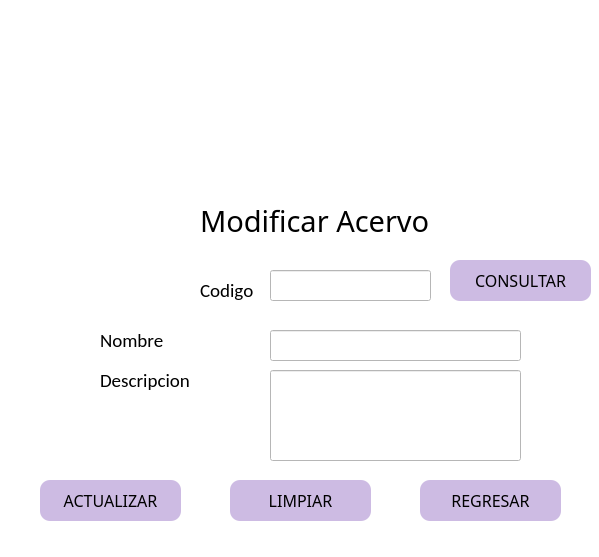
<?xml version="1.0" encoding="UTF-8"?>
<ui version="4.0">
 <class>MainWindow</class>
 <widget class="QMainWindow" name="MainWindow">
  <property name="geometry">
   <rect>
    <x>0</x>
    <y>0</y>
    <width>599</width>
    <height>557</height>
   </rect>
  </property>
  <property name="windowTitle">
   <string>MainWindow</string>
  </property>
  <property name="styleSheet">
   <string notr="true">background-color: rgb(255, 255, 255);</string>
  </property>
  <widget class="QWidget" name="centralwidget">
   <widget class="QPushButton" name="pbConsultar_Acervo">
    <property name="geometry">
     <rect>
      <x>450</x>
      <y>260</y>
      <width>141</width>
      <height>41</height>
     </rect>
    </property>
    <property name="font">
     <font>
      <family>Dubai Medium</family>
      <pointsize>12</pointsize>
     </font>
    </property>
    <property name="styleSheet">
     <string notr="true">QPushButton{

	background-color:rgb(205, 187, 227);
	border-radius:10px;
	border:10px;
}


QPushButton:hover{
background-color: rgb(170, 255, 127);
	border-radius:10px;
	border: 10px;
}</string>
    </property>
    <property name="text">
     <string>CONSULTAR</string>
    </property>
   </widget>
   <widget class="QPushButton" name="pbLimpiar_Acervo">
    <property name="geometry">
     <rect>
      <x>230</x>
      <y>480</y>
      <width>141</width>
      <height>41</height>
     </rect>
    </property>
    <property name="font">
     <font>
      <family>Dubai Medium</family>
      <pointsize>12</pointsize>
     </font>
    </property>
    <property name="styleSheet">
     <string notr="true">QPushButton{

	background-color:rgb(205, 187, 227);
	border-radius:10px;
	border:10px;
}


QPushButton:hover{
background-color: rgb(170, 255, 127);
	border-radius:10px;
	border: 10px;
}</string>
    </property>
    <property name="text">
     <string>LIMPIAR</string>
    </property>
   </widget>
   <widget class="QLabel" name="label">
    <property name="geometry">
     <rect>
      <x>200</x>
      <y>200</y>
      <width>231</width>
      <height>41</height>
     </rect>
    </property>
    <property name="font">
     <font>
      <family>Segoe MDL2 Assets</family>
      <pointsize>22</pointsize>
     </font>
    </property>
    <property name="text">
     <string>Modificar Acervo</string>
    </property>
   </widget>
   <widget class="QPushButton" name="pbRegresar_Acervo">
    <property name="geometry">
     <rect>
      <x>420</x>
      <y>480</y>
      <width>141</width>
      <height>41</height>
     </rect>
    </property>
    <property name="font">
     <font>
      <family>Dubai Medium</family>
      <pointsize>12</pointsize>
     </font>
    </property>
    <property name="styleSheet">
     <string notr="true">QPushButton{

	background-color:rgb(205, 187, 227);
	border-radius:10px;
	border:10px;
}


QPushButton:hover{
background-color: rgb(170, 255, 127);
	border-radius:10px;
	border: 10px;
}</string>
    </property>
    <property name="text">
     <string>REGRESAR</string>
    </property>
   </widget>
   <widget class="QLabel" name="label_2">
    <property name="geometry">
     <rect>
      <x>60</x>
      <y>10</y>
      <width>491</width>
      <height>101</height>
     </rect>
    </property>
    <property name="styleSheet">
     <string notr="true"/>
    </property>
    <property name="text">
     <string/>
    </property>
    <property name="pixmap">
     <pixmap>../imagenes/Logo.png</pixmap>
    </property>
    <property name="scaledContents">
     <bool>true</bool>
    </property>
   </widget>
   <widget class="QLineEdit" name="lineEdit_DescripcionAcervo">
    <property name="geometry">
     <rect>
      <x>270</x>
      <y>370</y>
      <width>251</width>
      <height>91</height>
     </rect>
    </property>
    <property name="font">
     <font>
      <pointsize>10</pointsize>
     </font>
    </property>
    <property name="tabletTracking">
     <bool>false</bool>
    </property>
    <property name="layoutDirection">
     <enum>Qt::LeftToRight</enum>
    </property>
    <property name="autoFillBackground">
     <bool>false</bool>
    </property>
    <property name="styleSheet">
     <string notr="true">QLineEdit{
border: .5px solid
}
</string>
    </property>
    <property name="text">
     <string/>
    </property>
    <property name="echoMode">
     <enum>QLineEdit::Normal</enum>
    </property>
    <property name="alignment">
     <set>Qt::AlignLeading|Qt::AlignLeft|Qt::AlignTop</set>
    </property>
   </widget>
   <widget class="QLabel" name="label_8">
    <property name="geometry">
     <rect>
      <x>200</x>
      <y>280</y>
      <width>61</width>
      <height>20</height>
     </rect>
    </property>
    <property name="font">
     <font>
      <family>Calibri</family>
      <pointsize>14</pointsize>
     </font>
    </property>
    <property name="text">
     <string>Codigo</string>
    </property>
   </widget>
   <widget class="QLineEdit" name="lineEdit_nombreAcervo">
    <property name="geometry">
     <rect>
      <x>270</x>
      <y>330</y>
      <width>251</width>
      <height>31</height>
     </rect>
    </property>
    <property name="font">
     <font>
      <pointsize>10</pointsize>
     </font>
    </property>
    <property name="styleSheet">
     <string notr="true">QLineEdit{
border: .5px solid
}
</string>
    </property>
   </widget>
   <widget class="QLineEdit" name="lineEdit_codigoA">
    <property name="geometry">
     <rect>
      <x>270</x>
      <y>270</y>
      <width>161</width>
      <height>31</height>
     </rect>
    </property>
    <property name="font">
     <font>
      <pointsize>10</pointsize>
     </font>
    </property>
    <property name="styleSheet">
     <string notr="true">QLineEdit{
border: .5px solid
}
</string>
    </property>
   </widget>
   <widget class="QLabel" name="label_3">
    <property name="geometry">
     <rect>
      <x>100</x>
      <y>370</y>
      <width>111</width>
      <height>20</height>
     </rect>
    </property>
    <property name="font">
     <font>
      <family>Calibri</family>
      <pointsize>14</pointsize>
     </font>
    </property>
    <property name="text">
     <string>Descripcion</string>
    </property>
   </widget>
   <widget class="QLabel" name="label_9">
    <property name="geometry">
     <rect>
      <x>100</x>
      <y>330</y>
      <width>91</width>
      <height>20</height>
     </rect>
    </property>
    <property name="font">
     <font>
      <family>Calibri</family>
      <pointsize>14</pointsize>
     </font>
    </property>
    <property name="text">
     <string>Nombre</string>
    </property>
   </widget>
   <widget class="QPushButton" name="pbModificar_Acervo">
    <property name="geometry">
     <rect>
      <x>40</x>
      <y>480</y>
      <width>141</width>
      <height>41</height>
     </rect>
    </property>
    <property name="font">
     <font>
      <family>Dubai Medium</family>
      <pointsize>12</pointsize>
     </font>
    </property>
    <property name="styleSheet">
     <string notr="true">QPushButton{

	background-color:rgb(205, 187, 227);
	border-radius:10px;
	border:10px;
}


QPushButton:hover{
background-color: rgb(170, 255, 127);
	border-radius:10px;
	border: 10px;
}</string>
    </property>
    <property name="text">
     <string>ACTUALIZAR</string>
    </property>
   </widget>
  </widget>
 </widget>
 <tabstops>
  <tabstop>pbConsultar_Acervo</tabstop>
  <tabstop>pbLimpiar_Acervo</tabstop>
 </tabstops>
 <resources/>
 <connections/>
</ui>
